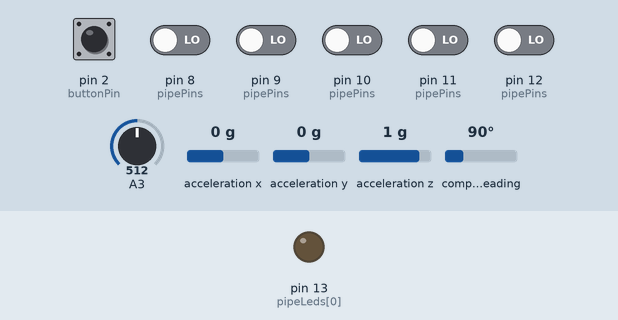
Bench run of a sketch on a simulated Arduino Uno, built with avr-gcc and run on an emulated ATmega328P. On the bench: output pins drawn as LEDs (lit = HIGH). The inputs (shaded band) are chosen by the test bench; at power-on: pin 2 (buttonPin), pin 8 (pipePins), pin 9 (pipePins), pin 10 (pipePins), pin 11 (pipePins), pin 12 (pipePins) LOW, A3 = 512, acceleration x 0 g, acceleration y 0 g, acceleration z 1 g, compass heading 90°. What the sketch prints to the serial monitor is not drawn.

Above: at 2.2 s.
2.3 s: pin 8 (pipePins) driven HIGH
At 3.3 s:
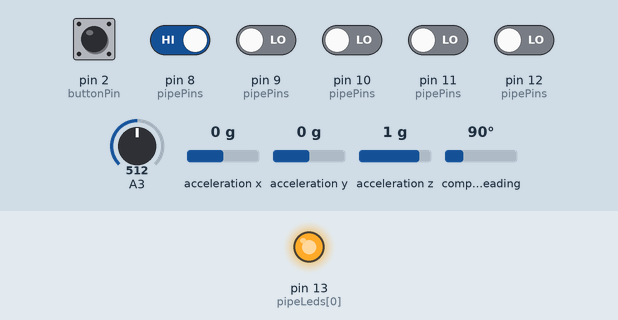
3.8 s: A3 set to 716
5.3 s: pin 2 (buttonPin) pulled HIGH for 0.15 s
6.9 s: pin 12 (pipePins) driven HIGH
8.4 s: pin 2 (buttonPin) pulled HIGH for 1 s
10.9 s: A3 set to 992
Timing chart, 0 to 13.4 s (numbered marks = the images above; inputs shaded):
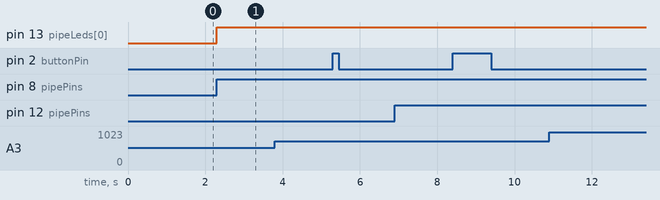

The sketch:

MidiTest.ino
```cpp
/*
Name:    MidiTest.ino
Created: 4/29/2016 1:17:11 PM
Author:  Whipe The Pipe!
*/

#include <Wire.h>
#include <Adafruit_Sensor.h>
#include <Adafruit_BNO055.h>
#include <utility/imumaths.h>

/* Start Config*/
#define MidiCH 0
#define midiVelocity 69

//Config the instrument
#define numberOfPipes 5
#define numberOfPots 1

//Base notes for the pipes
const int baseNotes[numberOfPipes] = {48, 51, 53, 55, 58}; //Midi values

//Config pipes
const int pipePins[numberOfPipes] = {8, 9, 10, 11, 12}; //digital pin
const int pipeLeds[numberOfPipes] = {13, 13, 13, 13, 13}; //digital pin

//Config Potentiometers
const int potPins[numberOfPots] = {3}; //analog pin

/*END Config */


/* Start Structs*/
typedef struct
{
  int pin;
  int ledpin;
  int note;
  bool playing;
}Pipe;

typedef struct
{
  int buttonPin;
  bool buttonPressed;
  int y1;
  int y2;
  int z;
  int controllNumberY1;
  int controllNumberY2;
  int controllNumberZ;
  Adafruit_BNO055 bno;
}Accelorometer;

typedef struct
{
  int pin;
  int controllNumber;
  int value;
}Pot;

/* END Sturcts*/

Pipe pipes[numberOfPipes];
Pot pots[numberOfPots];
Accelorometer accelorometer;


// the setup function runs once when you press reset or power the board
void setup()
{
  int controllNumber = 0;

  //  Set MIDI baud rate:
  Serial.begin(115200);

  // Set up the accelorometer
  accelorometer.bno = Adafruit_BNO055(55);
  accelorometer.buttonPin = 2;
  accelorometer.buttonPressed = false;
  accelorometer.y1 = 0;
  accelorometer.y2 = 0;
  accelorometer.z = 64;
  accelorometer.controllNumberY1 = controllNumber++;
  accelorometer.controllNumberY2 = controllNumber++;
  accelorometer.controllNumberZ = controllNumber++;
  if(!accelorometer.bno.begin())
  {
    /* There was a problem detecting the BNO055 ... check your connections */
    while(true)
    {
      midi_note_on(MidiCH, 0, midiVelocity);
      delay(1000);
    }
  }
  delay(1000); //Not sure if this is nessasary
  accelorometer.bno.setExtCrystalUse(true);


  //Iniszialice the pipes
  for(int i = 0; i < numberOfPipes; i++)
  {
    pipes[i].pin = pipePins[i];
    pipes[i].ledpin = pipeLeds[i];
    pinMode(pipeLeds[i], OUTPUT);
    pipes[i].note = baseNotes[i];
    pipes[i].playing = false;
  }

  //Initsialize the pots
  for(int i = 0; i < numberOfPots; i++)
  {
    pots[i].pin = potPins[i];
    pots[i].controllNumber = controllNumber++;
  }
}

// the loop function runs over and over again until power down or resetvoid
void loop()
{
  checkAccelorometer();

  //Pipes
  for(int i = 0; i < numberOfPipes; i++)
  {
      int status = digitalRead(pipes[i].pin);
      if(status == HIGH && pipes[i].playing == false)
      {
        midi_note_on(MidiCH, pipes[i].note, midiVelocity);
        pipes[i].playing = true;
        digitalWrite(pipes[i].ledpin, HIGH);
      }
      if(status == LOW && pipes[i].playing == true)
      {
        midi_note_on(MidiCH, pipes[i].note, 0);
        pipes[i].playing = false;
        digitalWrite(pipes[i].ledpin, LOW);
      }
  }
  //Potentiometers
  for(int i = 0; i < numberOfPots; i++)
  {
    int potVal = map(analogRead(pots[i].pin), 0, 1023, 0, 127);

    // kollar om potens värde har förändrats mer än +/-1. Pots'en är oexakta och hamnar mitt imellan 2 lägen...
    if(pots[i].value != potVal && pots[i].value != potVal - 1 && pots[i].value != potVal + 1)
    {
      pots[i].value = potVal;
      midi_controller_change(MidiCH, pots[i].controllNumber, pots[i].value);
    }
  }
}


void checkAccelorometer()
{
  sensors_event_t event;
  if(digitalRead(accelorometer.buttonPin) == HIGH)
  {
    accelorometer.buttonPressed = true;

    accelorometer.bno.getEvent(&event);
    int y = event.orientation.y; //sidled
    int z = event.orientation.z; //pitch

    if(y <= 0)
    {
      if(y < -45)
        y = -45;
      accelorometer.y1 = map(y, -45, 0, 127, 0);
      midi_controller_change(MidiCH, accelorometer.controllNumberY1, accelorometer.y1);
    }
    else if(y >= 0)
    {
      if(y > 80)
        y = 80;
      accelorometer.y2 = map(y, 0, 80, 0, 127);
      midi_controller_change(MidiCH, accelorometer.controllNumberY2, accelorometer.y2);
    }

    //Z-Led (Pitchbend)
    if(z >= -90 && z <= 90)
    {
      accelorometer.z = map(z, -90, 90, 0, 127);
      midi_controller_change(MidiCH, accelorometer.controllNumberZ, accelorometer.z);
    }
  }
  //nolla allt
  else if(digitalRead(accelorometer.buttonPin) == LOW && accelorometer.buttonPressed == true)
  {
    accelorometer.buttonPressed = false;
    midi_controller_change(MidiCH, accelorometer.controllNumberZ, 64);
    midi_controller_change(MidiCH, accelorometer.controllNumberY1, 0);
    midi_controller_change(MidiCH, accelorometer.controllNumberY2, 0);
  }
}

//Midifunctions
void midi_note_on(int channel, int key, int velocity)
{
  midi_command(144 + channel, key, velocity);
}
void midi_controller_change(int channel, int control, int value)
{
  midi_command(176+channel, control, value);
}
void midi_pitch_bend(int channel, int value)
{
  midi_command(224+channel, value & 127, value >> 7);
}
void midi_command(int cmd, int data1, int data2)
{
  Serial.write(cmd);
  Serial.write(data1);
  Serial.write(data2);
}
```

Measured:
- after the input at 2.3 s, pin 13 (pipeLeds[0]): LOW → HIGH at once
- after the input at 3.8 s, every drawn part: stays the same
- after the input at 5.3 s, every drawn part: stays the same
- after the input at 6.9 s, every drawn part: stays the same
- after the input at 8.4 s, every drawn part: stays the same
- after the input at 10.9 s, every drawn part: stays the same
